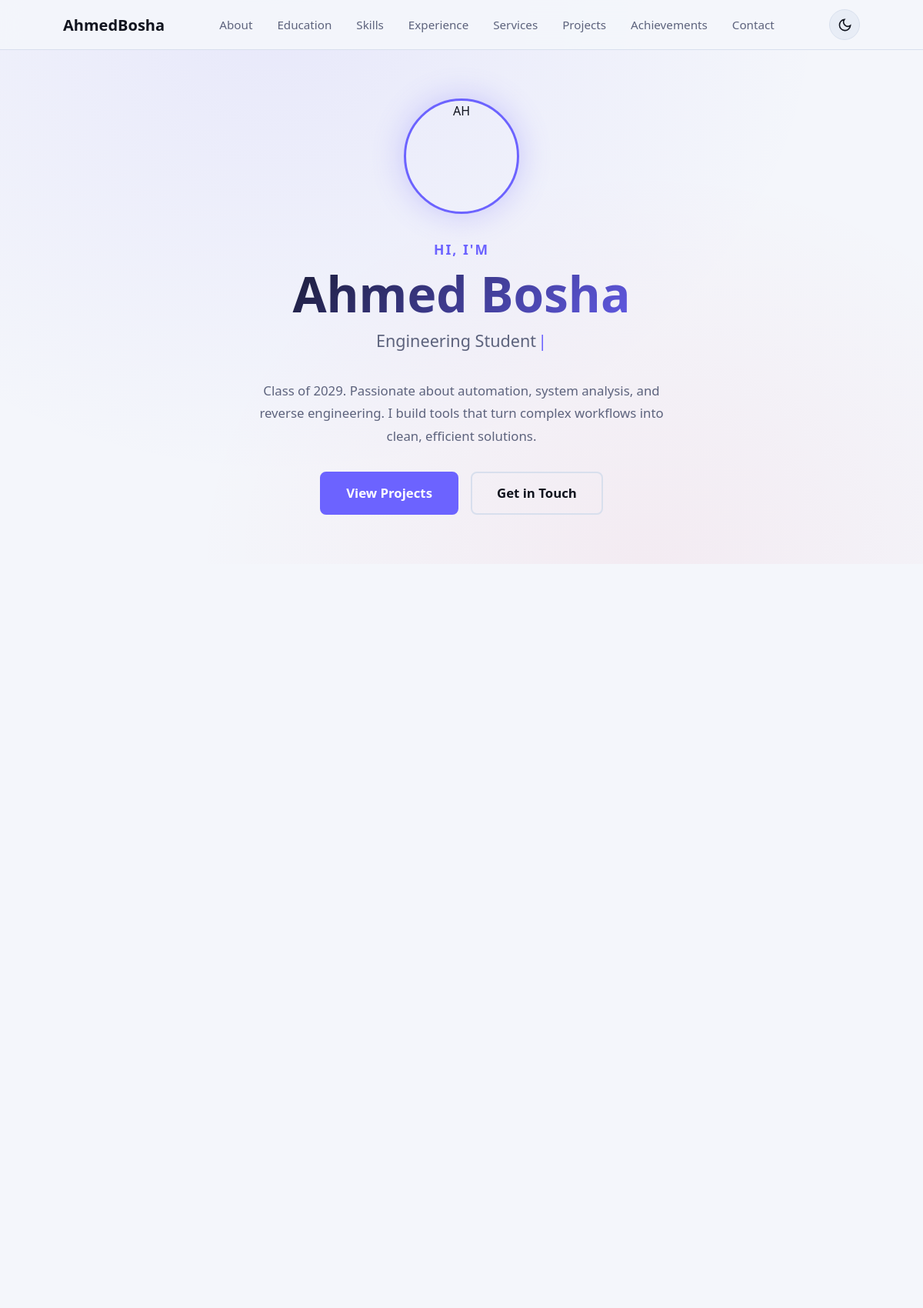
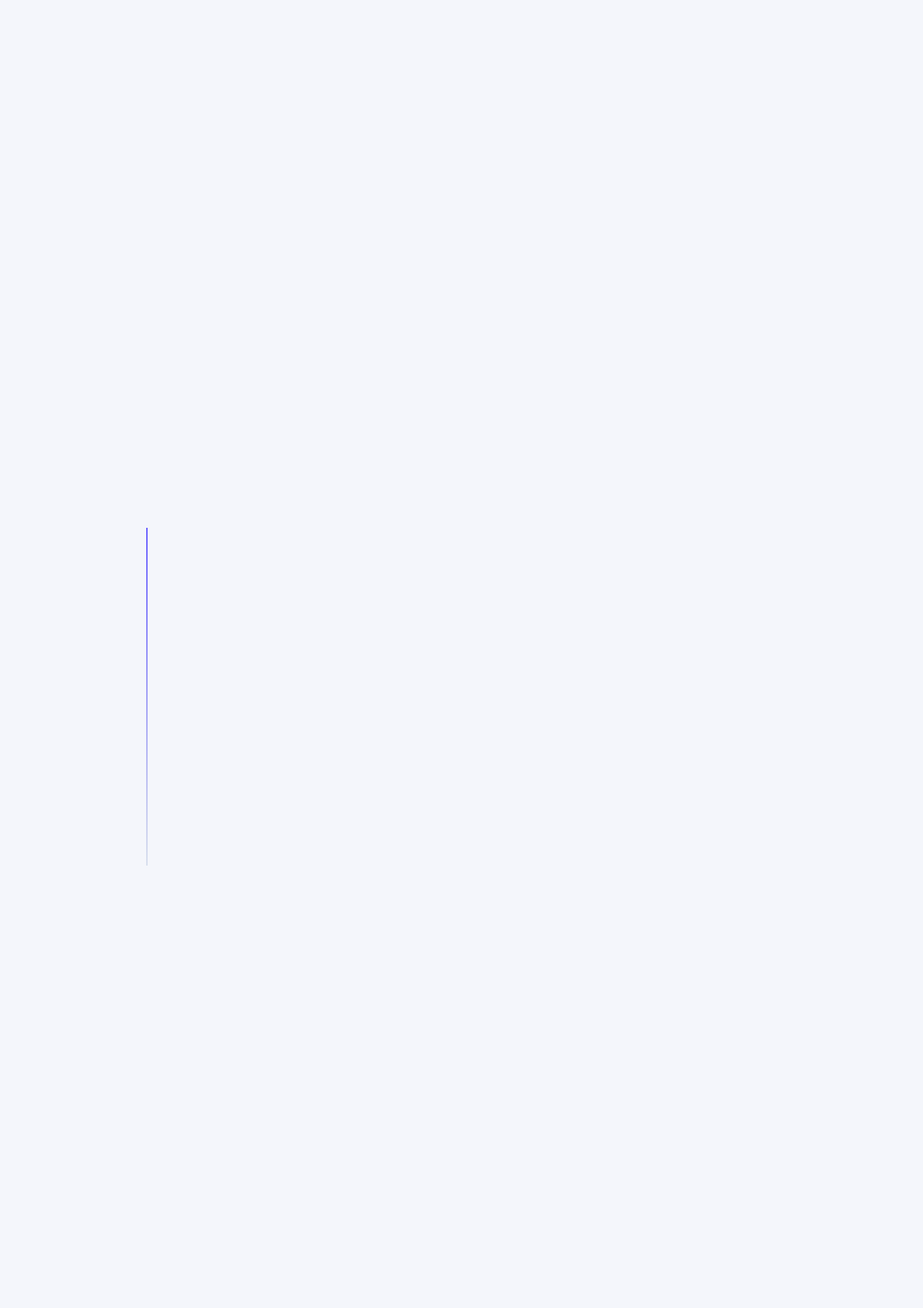
The page / (upper part) on the database its author committed (2 pictures, top to bottom).
### tables this page shows
CREATE TABLE site_settings (
            id              INTEGER PRIMARY KEY CHECK (id = 1),
            name            TEXT    DEFAULT 'Ahmed Bosha',
            greeting        TEXT    DEFAULT 'Hi, I''m',
            tagline         TEXT    DEFAULT 'Engineering Student & Software Developer',
            typing_texts    TEXT    DEFAULT 'Engineering Student,Software Developer,Problem Solver,Automation Enthusiast',
            bio             TEXT    DEFAULT 'Class of 2029. Passionate about automation, system analysis, and reverse engineering. I build tools that turn complex workflows into clean, efficient solutions.',
            profile_photo   TEXT,
            email           TEXT    DEFAULT 'ahmedbosha2566@gmail.com',
            github_url      TEXT    DEFAULT 'https://github.com/AhmedBosha',
            linkedin_url    TEXT,
            twitter_url     TEXT,
            resume_url      TEXT,
            color_primary   TEXT    DEFAULT '#6c63ff',
            color_accent    TEXT    DEFAULT '#ff6b6b',
            color_bg        TEXT    DEFAULT '#0c0c12',
            color_surface   TEXT    DEFAULT '#161622',
            color_text      TEXT    DEFAULT '#f0f0f8'
        , logo_text TEXT DEFAULT 'AhmedBosha', site_title TEXT DEFAULT 'Ahmed Bosha — Engineering & Software Portfolio', footer_text TEXT DEFAULT '© 2026 Ahmed Bosha', admin_user TEXT DEFAULT 'admin', admin_pass_hash TEXT);

### app.py (the view)
@app.route("/")
def index():
    db = get_db()
    projects = db.execute("SELECT * FROM projects ORDER BY created_at DESC").fetchall()
    skills_raw = db.execute("SELECT * FROM skills ORDER BY category ASC, sort_order ASC, id ASC").fetchall()
    skill_categories = {}
    for s in skills_raw:
        cat = s["category"] or "General"
        if cat not in skill_categories:
            skill_categories[cat] = []
        skill_categories[cat].append(s)
    education_list = db.execute("SELECT * FROM education ORDER BY sort_order ASC, start_year DESC").fetchall()
    experiences_list = db.execute("SELECT * FROM experiences ORDER BY sort_order ASC, id ASC").fetchall()
    services_list = db.execute("SELECT * FROM services ORDER BY sort_order ASC, id ASC").fetchall()
    achievements_list = db.execute("SELECT * FROM achievements ORDER BY sort_order ASC, id ASC").fetchall()
    testimonials_list = db.execute("SELECT * FROM testimonials ORDER BY sort_order ASC, id ASC").fetchall()
    return render_template(
        "index.html",
        projects=projects,
        skill_categories=skill_categories,
        education_list=education_list,
        experiences_list=experiences_list,
        services_list=services_list,
        achievements_list=achievements_list,
        testimonials_list=testimonials_list,
    )

### app.py (called while the page is built)
def get_db():
    if "db" not in g:
        g.db = sqlite3.connect(DATABASE)
        g.db.row_factory = sqlite3.Row
        g.db.execute("PRAGMA foreign_keys = ON")
    return g.db

def get_settings(db=None):
    if db is None:
        db = get_db()
    return db.execute("SELECT * FROM site_settings WHERE id = 1").fetchone()

@app.context_processor
def inject_globals():
    try:
        settings = get_settings()
        unread = get_db().execute(
            "SELECT COUNT(*) FROM messages WHERE is_read = 0"
        ).fetchone()[0]
    except Exception:
        settings = None
        unread = 0
    return dict(settings=settings, unread_count=unread)

### templates/index.html (shortened to what this page needs)
{% extends "base.html" %}
{% block body %}
<nav class="navbar">
    <div class="container navbar__inner">
        <a href="#" class="navbar__logo">
            {% if settings and settings.logo_text %}
                {{ settings.logo_text }}
            {% else %}
                Ahmed<span class="accent">Bosha</span>
            {% endif %}
        </a>
        <ul class="navbar__links">
            <li><a href="#about">About</a></li>
            {% if education_list %}<li><a href="#education">Education</a></li>{% endif %}
            {% if skill_categories %}<li><a href="#skills">Skills</a></li>{% endif %}
            {% if experiences_list %}<li><a href="#experience">Experience</a></li>{% endif %}
            {% if services_list %}<li><a href="#services">Services</a></li>{% endif %}
            <li><a href="#projects">Projects</a></li>
            {% if achievements_list %}<li><a href="#achievements">Achievements</a></li>{% endif %}
            <li><a href="#contact">Contact</a></li>
        </ul>
        <div class="navbar__actions">
            <button class="theme-toggle-btn" id="themeToggle" aria-label="Toggle Theme" title="Toggle Light / Dark Theme">
                <svg class="moon-icon" viewBox="0 0 24 24" fill="none" stroke="currentColor" stroke-width="2" width="19" height="19">
                    <path d="M21 12.79A9 9 0 1 1 11.21 3 7 7 0 0 0 21 12.79z"></path>
                </svg>
            </button>
        </div>
    </div>
</nav>
<header class="hero" id="about">
    <div class="container hero__inner">
        {% if settings and settings.profile_photo %}
        <div class="hero__photo-wrap reveal">
            <img src="{{ url_for('static', filename='uploads/' + settings.profile_photo) }}"
                 alt="{{ settings.name }}" class="hero__photo">
        </div>
        {% else %}
        <div class="hero__photo-wrap hero__photo-wrap--placeholder reveal">
            <div class="hero__photo-initials">
                {{ settings.name[:2].upper() if settings and settings.name else 'AB' }}
            </div>
        </div>
        {% endif %}
        <p class="hero__greeting reveal" style="--delay: 0.1s;">
            {{ settings.greeting if settings and settings.greeting else "Hi, I'm" }}
        </p>
        <h1 class="hero__name reveal" style="--delay: 0.2s;">
            {{ settings.name if settings and settings.name else 'Ahmed Bosha' }}
        </h1>
        <p class="hero__tagline reveal" style="--delay: 0.3s;">
            <span id="typedText"></span><span class="typing-cursor">|</span>
        </p>
        <p class="hero__bio reveal" style="--delay: 0.4s;">
            {{ settings.bio if settings and settings.bio else 'Class of 2029. Passionate about automation, system analysis, and problem-solving. I build tools that turn complex workflows into clean, efficient solutions.' }}
        </p>
        <div class="hero__cta reveal" style="--delay: 0.5s;">
            <a href="#projects" class="btn btn--primary btn--lg">View Projects</a>
            <a href="#contact" class="btn btn--outline btn--lg">Get in Touch</a>
        </div>
    </div>
</header>
{% if education_list %}
<section class="section" id="education">
    <div class="container">
        <div class="education-grid">
        </div>
    </div>
</section>
{% endif %}
{% if skill_categories %}
<section class="section" id="skills">
    <div class="container">
        <div class="skill-categories-grid">
        </div>
    </div>
</section>
{% endif %}
{% if experiences_list %}
<section class="section" id="experience">
</section>
{% endif %}
{% if services_list %}
<section class="section" id="services">
</section>
{% endif %}
{% endblock %}

### rows shown on the page
site_settings: logo_text "AhmedBosha", name "AH", greeting "HI, I'M", name "Ahmed Bosha", bio "Class of 2029. Passionate about automation, system analysis, and reverse engineering. I build tools that turn complex workflows into clean, efficient solutions."
